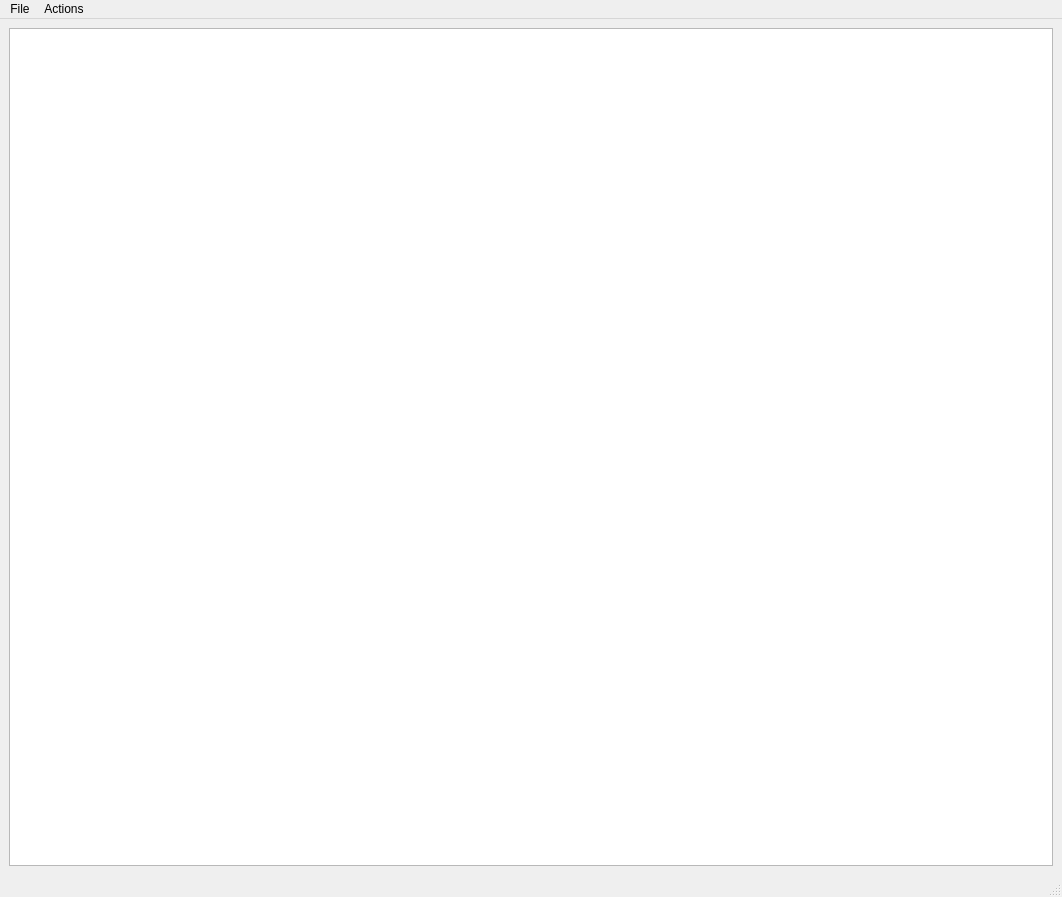
<?xml version="1.0" encoding="UTF-8"?>
<ui version="4.0">
 <class>MainWindow</class>
 <widget class="QMainWindow" name="MainWindow">
  <property name="geometry">
   <rect>
    <x>0</x>
    <y>0</y>
    <width>1062</width>
    <height>897</height>
   </rect>
  </property>
  <property name="windowTitle">
   <string>MainWindow</string>
  </property>
  <widget class="QWidget" name="centralwidget">
   <layout class="QGridLayout" name="gridLayout">
    <item row="0" column="0">
     <widget class="PlotWidget" name="graphicsView"/>
    </item>
   </layout>
  </widget>
  <widget class="QMenuBar" name="menubar">
   <property name="geometry">
    <rect>
     <x>0</x>
     <y>0</y>
     <width>1062</width>
     <height>21</height>
    </rect>
   </property>
   <widget class="QMenu" name="menuFile">
    <property name="title">
     <string>File</string>
    </property>
    <widget class="QMenu" name="menuSave">
     <property name="title">
      <string>Save</string>
     </property>
     <addaction name="actionCSV"/>
    </widget>
    <addaction name="actionLoad"/>
    <addaction name="menuSave"/>
    <addaction name="separator"/>
    <addaction name="actionExit"/>
   </widget>
   <widget class="QMenu" name="menuActions">
    <property name="title">
     <string>Actions</string>
    </property>
    <addaction name="actionAnnotate_Min_Max"/>
    <addaction name="actionClear_Scene"/>
   </widget>
   <addaction name="menuFile"/>
   <addaction name="menuActions"/>
  </widget>
  <widget class="QStatusBar" name="statusbar"/>
  <action name="actionLoad">
   <property name="text">
    <string>Load</string>
   </property>
  </action>
  <action name="actionCSV">
   <property name="text">
    <string>CSV</string>
   </property>
  </action>
  <action name="actionExit">
   <property name="text">
    <string>Exit</string>
   </property>
  </action>
  <action name="actionAnnotate_Min_Max">
   <property name="text">
    <string>Annotate Min/Max</string>
   </property>
  </action>
  <action name="actionClear_Scene">
   <property name="text">
    <string>Clear Scene</string>
   </property>
  </action>
 </widget>
 <customwidgets>
  <customwidget>
   <class>PlotWidget</class>
   <extends>QGraphicsView</extends>
   <header>pyqtgraph</header>
  </customwidget>
 </customwidgets>
 <resources/>
 <connections/>
</ui>
